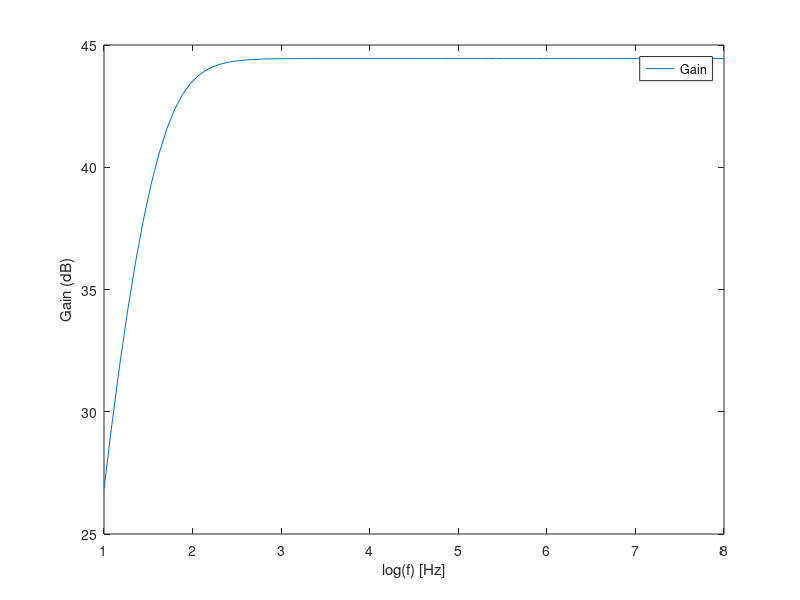

Write MATLAB code to recreate this figure.
%gain stage

VT=25e-3 %termal voltage
BFN=178.7
VAFN=69.7
RE1=100
RC1=1000
RB1=80000
RB2=20000
VBEON=0.7
VCC=12
RS=100

C1=1E-3
C2=1E-3
C3=1E-3

%gain stage - operating point   
RB=1/(1/RB1+1/RB2)
VEQ=RB2/(RB1+RB2)*VCC
IB1=(VEQ-VBEON)/(RB+(1+BFN)*RE1)
IC1=BFN*IB1
IE1=(1+BFN)*IB1
VE1=RE1*IE1
VO1=VCC-RC1*IC1
VCE=VO1-VE1


gm1=IC1/VT
rpi1=BFN/gm1
ro1=VAFN/IC1

RSB=RB*RS/(RB+RS)

AV1 = RSB/RS * RC1*(RE1-gm1*rpi1*ro1)/((ro1+RC1+RE1)*(RSB+rpi1+RE1)+gm1*RE1*ro1*rpi1 - RE1^2)
AVI_DB = 20*log10(abs(AV1))
AV1simple = RB/(RB+RS) * gm1*RC1/(1+gm1*RE1)
AVIsimple_DB = 20*log10(abs(AV1simple))

RE1=0
AV1 = RSB/RS * RC1*(RE1-gm1*rpi1*ro1)/((ro1+RC1+RE1)*(RSB+rpi1+RE1)+gm1*RE1*ro1*rpi1 - RE1^2)
AVI_DB = 20*log10(abs(AV1))
AV1simple =  - RSB/RS * gm1*RC1/(1+gm1*RE1)
AVIsimple_DB = 20*log10(abs(AV1simple))

RE1=100
ZI1 = 1/(1/RB+1/(((ro1+RC1+RE1)*(rpi1+RE1)+gm1*RE1*ro1*rpi1 - RE1^2)/(ro1+RC1+RE1)))
ZX = ro1*((RSB+rpi1)*RE1/(RSB+rpi1+RE1))/(1/(1/ro1+1/(rpi1+RSB)+1/RE1+gm1*rpi1/(rpi1+RSB)))
ZX = ro1*(   1/RE1+1/(rpi1+RSB)+1/ro1+gm1*rpi1/(rpi1+RSB)  )/(   1/RE1+1/(rpi1+RSB) ) 
ZO1 = 1/(1/ZX+1/RC1)

RE1=0
ZI1 = 1/(1/RB+1/(((ro1+RC1+RE1)*(rpi1+RE1)+gm1*RE1*ro1*rpi1 - RE1^2)/(ro1+RC1+RE1)))
ZO1 = 1/(1/ro1+1/RC1)

%ouput stage
BFP = 227.3
VAFP = 37.2
RE2 = 100
VEBON = 0.7
VI2 = VO1
IE2 = (VCC-VEBON-VI2)/RE2
IC2 = BFP/(BFP+1)*IE2
VO2 = VCC - RE2*IE2

gm2 = IC2/VT
go2 = IC2/VAFP
gpi2 = gm2/BFP
ge2 = 1/RE2

rpi2=1/gpi2
ro2=1/go2

AV2 = gm2/(gm2+gpi2+go2+ge2)
ZI2 = (gm2+gpi2+go2+ge2)/gpi2/(gpi2+go2+ge2)
ZO2 = 1/(gm2+gpi2+go2+ge2)


%total
gB = 1/(1/gpi2+ZO1)
AV = (gB+gm2/gpi2*gB)/(gB+ge2+go2+gm2/gpi2*gB)*AV1
AV_DB = 20*log10(abs(AV))
ZI=ZI1
ZO=1/(go2+gm2/gpi2*gB+ge2+gB)



%%%%%%%frequency response

f = logspace(1,8,80);

RE1=100
Load=8%ohm
vin=1

gain=zeros(1,80);
gainDB=zeros(1,80);
for i=1:1:80
 
w=2*pi*f(i)

ZC1=1./j/w/C1 %input capacitor
ZC2=1./j/w/C2 %RE capacitor
ZC3=1./j/w/C3 %final coupling capacitor 

ZE=1/(1/ZC2+1/RE1)
Zeqf=1/(1/RE2+1/(ZC3+Load))

A=[
RS+ZC1+RB,-RB,0,0,0,0,0;
-RB,RB+rpi1+ZE,0,-ZE,0,0,0;
0,gm1*rpi1,1,0,0,0,0;
0,-ZE,-ro1,ZE+ro1+RC1,-RC1,0,0;
0,0,0,-RC1,RC1+rpi2+Zeqf,-Zeqf,0;
0,0,0,0,-Zeqf,Zeqf+ro2,-ro2;
0,0,0,0,gm2*rpi2,0,1;]; 

B=[vin;0;0;0;0;0;0];

I=A\B

Vout=(I(6)-I(5))*Zeqf

gain(i)=Vout*Load/(Load+ZC3)/vin;
gainDB(i)=20*log10(gain(i))
  endfor

a=figure()
F=log10(f)
plot(F,gainDB,"");
legend("Gain");
xlabel("log(f) [Hz]");
ylabel("Gain (dB)");
print(a,"frequencyresponse.eps","-depsc");
  